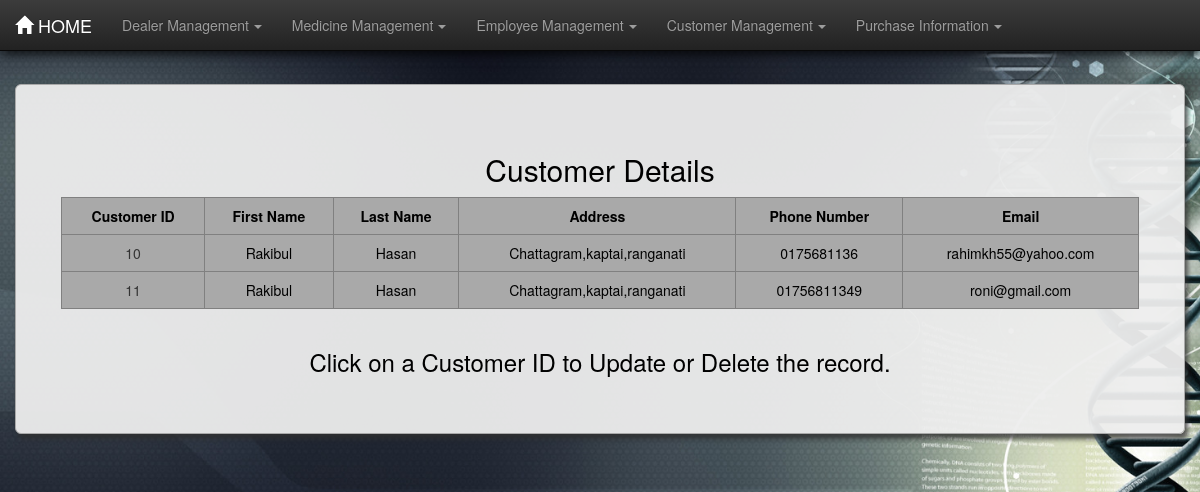
The page /custtable/ on the database its author committed.
### pharmecyinfo/models.py (models this page shows, shortened)
class Customer(models.Model):
    fname = models.CharField(max_length=15)
    lname = models.CharField(max_length=15)
    address = models.CharField(max_length=100)
    email = models.EmailField(unique=True)
    phone_number = models.CharField(max_length=15)

### pharmecyinfo/views.py (the view)
# urls.py: path('custtable/', views.CustomerListView.as_view(), name='custtable'),
class CustomerListView(ListView):
    model = Customer
    template_name = 'custtable.html'
    context_object_name = 'cust'

### templates/custtable.html (shortened to what this page needs)
{% extends 'base.html' %}
{% load static %}
{% block content %}
<div class="container-fluid martop7 black-text">
    <div class="jumbotron jumcust">
        <h2>Customer Details</h2>
        <div class="row">
            <div class="col-md-1">
            </div>
            <table border="1" class="col-md-10 table table-hover table-responsive">
                <tr>
                    <th>Customer ID</th>
                    <th>First Name</th>
                    <th>Last Name</th>
                    <th>Address</th>
                    <th>Phone Number</th>
                    <th>Email</th>
                </tr>
                {% for foo in cust %}
                    <tr>
                        <td class="idlink"><a href="{% url 'custformview' foo.id  %}">{{ foo.id }}</a></td>
                        <td>{{ foo.fname }}</td>
                        <td>{{ foo.lname }}</td>
                        <td>{{ foo.address }}</td>
                        <td>{{ foo.phone_number }}</td>
                        <td>{{ foo.email }}</td>
                    </tr>
                {% endfor %}
            </table>
        </div>
        <footer><h3>Click on a Customer ID to Update or Delete the record.</h3></footer>
    </div>
</div>
{% endblock content %}

### static/css/style.css (style rules this page uses)
body { background-image: url("images/bghome.jpg"); background-size: cover; background-attachment: fixed; min-height: 100vh; }
table { text-align: center; border-collapse: collapse; background-color: darkgray; }
th { text-align: center; }
.martop7 { margin-top: 7%; }
.jumcust { box-shadow: 3px 5px 5px rgba(47, 47, 47, 0.8); border: 1px solid darkgrey; border-radius: 0px; text-align: center; background-color: rgba(238, 238, 238, 0.95); }
.table>tbody>tr>td, .table>tbody>tr>th { border-top: none; }
a:link { text-decoration: none; color: #333; }
.black-text { color: black; }

### templates/base.html (style rules this page uses)
.black-text { color: black; }

### templates/custtable.html (style rules this page uses)
.black-text { color: black; }

### rows shown on the page
Customer: id "10", fname "Rakibul", lname "Hasan", address "Chattagram,kaptai,ranganati", phone_number "0175681136", email "rahimkh55@yahoo.com"
Customer: id "11", fname "Rakibul", lname "Hasan", address "Chattagram,kaptai,ranganati", phone_number "01756811349", email "roni@gmail.com"
